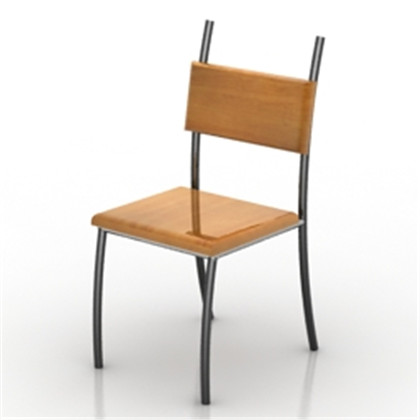
#> input picture python/opencv/chair.jpg, 420 x 420 px
$ python opencv_17_Hough_transform.py
#> lines starting #> are read from the running program, lines starting #| are printed output that depends on the picture; after the words box and inside, x2 and y2 are one past the last pixel; in counts of white or black regions, pixels touching at a corner belong together
#!/usr/bin/env python3
# -*- coding: utf-8 -*-
"""
Created on Sat Dec  1 16:25:43 2018

@author: xsxsz
"""

import cv2
import numpy as np
import matplotlib.pyplot as plt

img=cv2.imread('chair.jpg')
#> img is the input picture: shape (420, 420, 3); mean B, G, R 222.1, 227.6, 233.1
drawing = np.zeros(img.shape[:], dtype=np.uint8)
gray = cv2.cvtColor(img, cv2.COLOR_BGR2GRAY)
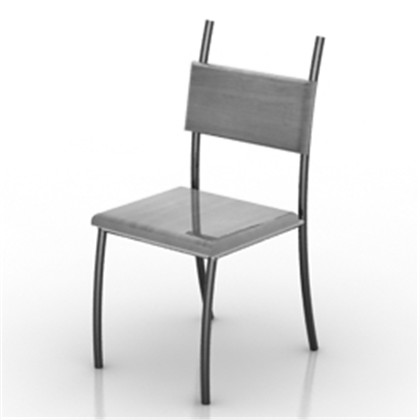
#> gray: shape (420, 420); min 21, max 255, mean 228.6
edges = cv2.Canny(gray, 50, 150)
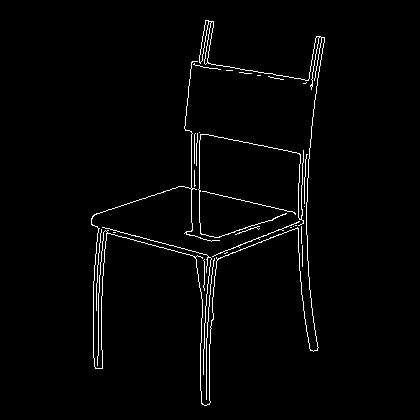
#> edges: shape (420, 420); 2% white in thin lines or dots, all inside (x1, y1, x2, y2) = (91, 20, 325, 406)
lines = cv2.HoughLines(edges, 0.9, np.pi / 180, 90)
#> lines = [[206.1, 0], [190.8, 0], [198.9, 0], [208.8, 0], [140.4, 1.8], [192.6, 1.83], [-202.5, 3.12], [-196.2, 3.12], [212.4, 0.0175], [323.1, 0.105], [319.5, 0.0698]]

for line in lines:
    rho,theta=line[0]
    a=np.cos(theta)
    b=np.sin(theta)
    x0=a*rho
    y0=b*rho
    x1=int(x0+1000*(-b))
    y1=int(y0+1000*(a))
    x2=int(x0-1000*(-b))
    y2=int(y0-1000*(a))
    cv2.line(drawing,(x1,y1),(x2,y2),(0,0,255))
#> this loop made 11 passes
#> (rho, theta, a, b, x0, y0, x1, y1) on passes 1 to 11: (206.1, 0, 1, 0, 206.1, 0, 206, 1000), (190.8, 0, 1, 0, 190.8, 0, 190, 1000), (198.9, 0, 1, 0, 198.9, 0, 198, 1000), (208.8, 0, 1, 0, 208.8, 0, 208, 1000), (140.4, 1.8, -0.225, 0.974, -31.58, 136.8, -1005, -88), (192.6, 1.83, -0.259, 0.966, -49.85, 186, -1015, -72), (-202.5, 3.12, -1, 0.0175, 202.5, -3.53, 185, -1003), (-196.2, 3.12, -1, 0.0175, 196.2, -3.42, 178, -1003), (212.4, 0.0175, 1, 0.0175, 212.4, 3.71, 194, 1003), (323.1, 0.105, 0.995, 0.105, 321.3, 33.77, 216, 1028), (319.5, 0.0698, 0.998, 0.0698, 318.7, 22.29, 248, 1019)
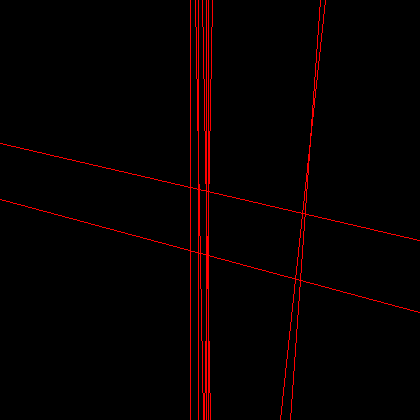
#> drawing: shape (420, 420, 3); mean of channels 0, 1, 2 0, 0, 6.2; drawn as B, G, R

plt.figure()
plt.imshow(drawing)

drawing = np.zeros(img.shape[:], dtype=np.uint8)
lines=cv2.HoughLinesP(edges,0.8,np.pi/180,90,minLineLength=50, maxLineGap=20)
#> lines = [[206, 405, 206, 338], [191, 255, 191, 131], [209, 306, 209, 236], [199, 256, 199, 132]]

for line in lines:
    x1,y1,x2,y2=line[0]
    cv2.line(drawing,(x1,y1),(x2,y2),(0,255,0),1,lineType=cv2.LINE_AA)
#> this loop made 4 passes
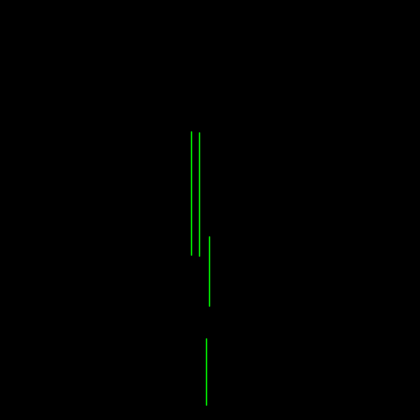
#> drawing: shape (420, 420, 3); mean of channels 0, 1, 2 0, 0.7, 0; drawn as B, G, R

plt.figure()
plt.imshow(drawing)
